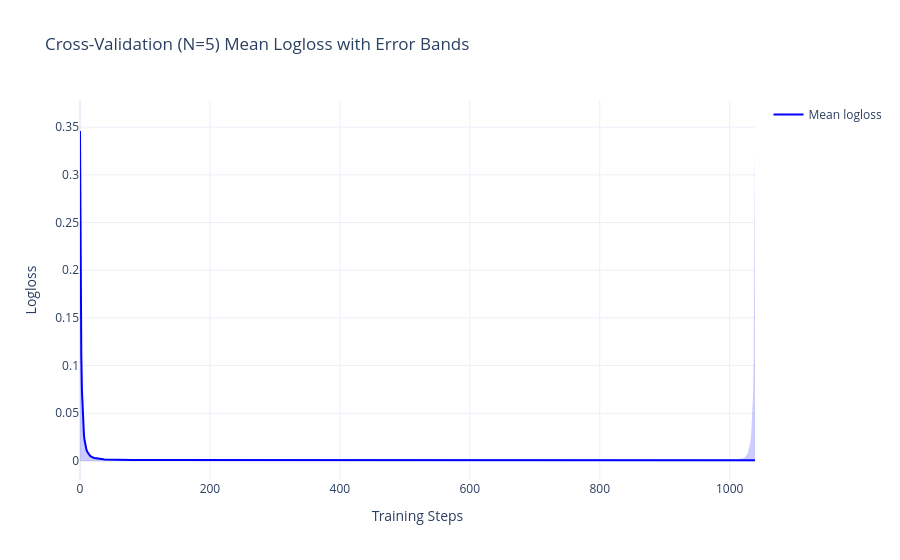

The notebook cell saved with this chart:
### Code cell
import plotly.graph_objects as go

# Create figure
fig = go.Figure()

# Add mean performance line
fig.add_trace(
    go.Scatter(
        x=cv_results["iterations"], y=cv_results["test-Logloss-mean"], mode="lines", name="Mean logloss", line=dict(color="blue")
    )
)

# Add shaded error region
fig.add_trace(
    go.Scatter(
        x=pd.concat([cv_results["iterations"], cv_results["iterations"][::-1]]),
        y=pd.concat([cv_results["test-Logloss-mean"]+cv_results["test-Logloss-std"], 
                     cv_results["test-Logloss-mean"]-cv_results["test-Logloss-std"]]),
        fill="toself", 
        fillcolor="rgba(0, 0, 255, 0.2)",
        line=dict(color="rgba(255, 255, 255, 0)"),
        showlegend=False
    )
)

# Customize layout
fig.update_layout(
    title="Cross-Validation (N=5) Mean Logloss with Error Bands",
    xaxis_title="Training Steps",
    yaxis_title="Logloss",
    template="plotly_white"
)

fig.show()

#fig.write_image(outfolder / "test_logloss.png")

### Figure 1 — Plotly figure (JSON) as saved in the notebook; plotly's stock layout.template omitted (floating-point values rounded to 4 significant figures; data arrays with more than 128 entries replaced by an {"elided": "..."} marker saying what was removed)
{"data": [{"line": {"color": "blue"}, "mode": "lines", "name": "Mean logloss", "type": "scatter", "x": {"elided": "1040 int values"}, "y": {"elided": "1040 float values"}}, {"fill": "toself", "fillcolor": "rgba(0, 0, 255, 0.2)", "line": {"color": "rgba(255, 255, 255, 0)"}, "showlegend": false, "type": "scatter", "x": {"elided": "2080 int values"}, "y": {"elided": "2080 float values"}}], "layout": {"title": {"text": "Cross-Validation (N=5) Mean Logloss with Error Bands"}, "xaxis": {"title": {"text": "Training Steps"}}, "yaxis": {"title": {"text": "Logloss"}}}}
